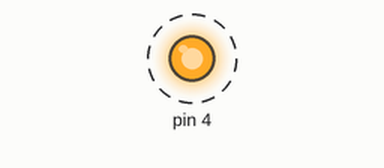
This sketch was run on a simulated Arduino Uno, built with avr-gcc and run on an emulated ATmega328P. On the bench: output pins drawn as LEDs (lit = HIGH). Dashed ring = blinking.

Above: at 0.5 s.
Timing chart, 0 to 4.6 s (numbered marks = the images above):
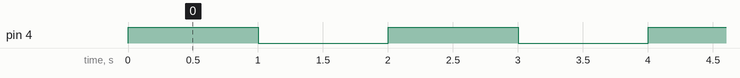

The sketch:

ATtiny84Blink.ino
```cpp
/*
 * Author: Dylan Turner
 * Description:
 *  - This is based on the builtin blink
 *  - It uses pin 4 (ATtiny74's SCL) which will cause the UNO's
 *    LED to blink if you've successfully burnt the bootloader
 *    and programmed the cart
 */
void setup() {
  pinMode(4, OUTPUT);
}

// the loop function runs over and over again forever
void loop() {
  digitalWrite(4, HIGH);
  delay(1000);
  digitalWrite(4, LOW);
  delay(1000);
}
```

Measured:
- by itself, pin 4: alternates HIGH for 1.0 s and LOW for 1.0 s
